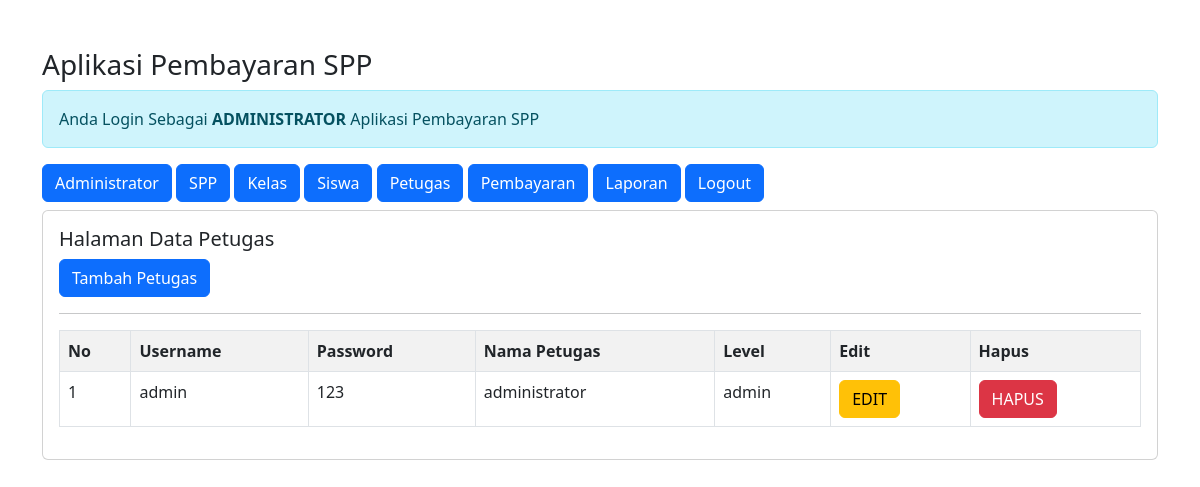
Page /admin/admin.php?url=petugas (signed in) on the committed database.
### tables this page shows
CREATE TABLE `petugas` (
  `id_petugas` int(11) NOT NULL,
  `username` varchar(25) NOT NULL,
  `password` varchar(32) NOT NULL,
  `nama_petugas` varchar(36) NOT NULL,
  `level` enum('admin','petugas') NOT NULL
);

### admin/petugas.php (the view)
<h5>Halaman Data Petugas</h5>
<a href="?url=tambah-petugas" class="btn btn-primary"> Tambah Petugas </a>
<hr>
<table class="table table-striped table-bordered">
    <tr class="fw-bold">
        <td>No</td>
        <td>Username</td>
        <td>Password</td>
        <td>Nama Petugas</td>
        <td>Level</td>
        <td>Edit</td>
        <td>Hapus</td>
    </tr>
    <?php
    include '../koneksi.php';
    $no = 1;
    $sql = "SELECT*FROM petugas ORDER BY id_petugas DESC";
    $query = mysqli_query($koneksi, $sql);
    foreach($query as $data) {?>
    <tr>
        <td><?= $no++; ?></td>
        <td><?= $data['username'] ?></td>
        <td><?= $data['password'] ?></td>
        <td><?= $data['nama_petugas'] ?></td>
        <td><?= $data['level'] ?></td>
        <td>
        <a href="?url=edit-petugas&id_petugas=<?= $data['id_petugas']?>" class='btn btn-warning'>EDIT</a>
        </td>
        <td>
         <a onclick = "return confirm('Apakah Anda Yakin Ingin Menghapus Data')"
         href="?url=hapus-petugas&id_petugas=<?= $data['id_petugas']?>" class='btn btn-danger'>HAPUS</a>
        </td>
    </tr>
    <?php }?>
</table>

### rows in the picture
petugas: username "admin", password "123", nama_petugas "administrator", level "admin"
